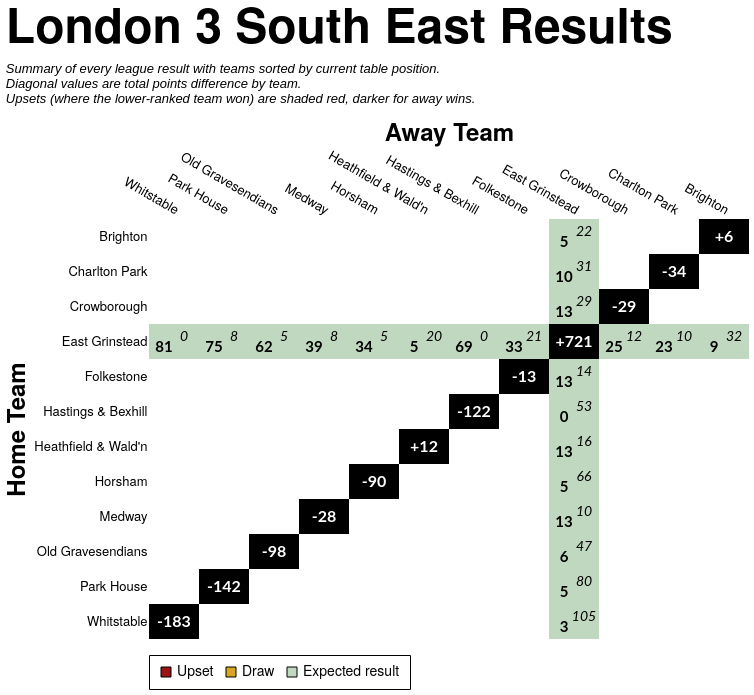

Source (Vega-Lite JSON):
### Vega-Lite specification from a JSON file in a GitHub repository (floating-point values rounded to 4 significant figures; data arrays with more than 128 entries replaced by an {"elided": "..."} marker saying what was removed)
{"config": {"axis": {"labelFont": "PT Sans Narrow, Helvetica Neue, Helvetica, Arial, sans-serif", "titleFont": "PT Sans Narrow, Helvetica Neue, Helvetica, Arial, sans-serif", "labelFontSize": 13, "titleFontSize": 24, "gridColor": "#202947", "gridOpacity": 0.2, "zindex": 1}, "text": {"font": "Lato, sans-serif"}, "bar": {"cornerRadiusEnd": 5}, "header": {"labelFont": "PT Sans Narrow, Helvetica Neue, Helvetica, Arial, sans-serif", "titleFont": "PT Sans Narrow, Helvetica Neue, Helvetica, Arial, sans-serif", "labelFontSize": 24, "titleFontSize": 28, "labelFontWeight": "bold", "orient": "left"}, "legend": {"labelFont": "PT Sans Narrow, Helvetica Neue, Helvetica, Arial, sans-serif", "titleFont": "PT Sans Narrow, Helvetica Neue, Helvetica, Arial, sans-serif", "labelFontSize": 14, "titleFontSize": 16, "titlePadding": 5, "fillColor": "white", "strokeColor": "black", "padding": 10, "titleFontWeight": "lighter", "titleFontStyle": "italic", "titleColor": "gray", "offset": 10}, "title": {"font": "PT Sans Narrow, Helvetica Neue, Helvetica, Arial, sans-serif", "fontSize": 48, "fontWeight": "bold", "anchor": "start", "align": "center", "titlePadding": 20, "subtitlePadding": 10, "subtitleFontSize": 13, "subtitleColor": "", "subtitleFontStyle": "italic", "offset": 15, "color": "black"}, "axisX": {"labelAngle": 0}, "facet": {"title": null, "header": null, "align": {"row": "each", "column": "each"}, "spacing": 10}, "resolve": {"scale": {"y": "independent", "facet": "independent"}}, "background": "transparent", "scale": {"offsetBandPaddingOuter": 0.2, "offsetBandPaddingInner": 0.1}, "view": {"stroke": null, "background": "transparent"}}, "layer": [{"data": {"name": "data-0cecfc697c5ad8fe0c7d2abf846cad56"}, "mark": {"type": "rect"}, "encoding": {"color": {"field": "unexpected_result", "legend": {"labelExpr": "datum.value === 'Upset (Away Win)' ? 'Upset' : datum.value", "labelLimit": 220, "offset": 16, "orient": "bottom", "symbolStrokeColor": "black", "symbolStrokeWidth": 1, "values": ["Upset (Away Win)", "Draw", "Expected result"]}, "scale": {"domain": ["Expected result", "Upset (Home Win)", "Upset (Away Win)", "Draw", "To be played", "N/A"], "range": ["#146f1444", "#991515bb", "#991515", "goldenrod", "white", "black"]}, "title": null, "type": "nominal"}, "opacity": {"condition": {"test": "datum.home_team == param_21.home_team || datum.away_team == param_21.home_team || !isValid(param_21.home_team)", "value": 1.0}, "value": 0.1}, "tooltip": [{"field": "home_team", "title": "Home", "type": "nominal"}, {"field": "away_team", "title": "Away", "type": "nominal"}, {"field": "home_score_text", "title": "Home Score", "type": "nominal"}, {"field": "away_score_text", "title": "Away Score", "type": "nominal"}, {"field": "result", "title": "Result", "type": "nominal"}, {"field": "unexpected_result", "title": "Unexpectedness", "type": "nominal"}, {"field": "date", "format": "%d %b %Y", "title": "Date", "type": "temporal"}], "x": {"axis": {"domain": false, "grid": false, "labelAngle": 30, "orient": "top", "ticks": false}, "field": "away_team", "sort": ["Whitstable", "Park House", "Old Gravesendians", "Medway", "Horsham", "Heathfield & Wald'n", "Hastings & Bexhill", "Folkestone", "East Grinstead", "Crowborough", "Charlton Park", "Brighton"], "title": "Away Team", "type": "nominal"}, "y": {"axis": {"domain": false, "grid": false, "ticks": false}, "field": "home_team", "sort": ["Brighton", "Charlton Park", "Crowborough", "East Grinstead", "Folkestone", "Hastings & Bexhill", "Heathfield & Wald'n", "Horsham", "Medway", "Old Gravesendians", "Park House", "Whitstable"], "title": "Home Team", "type": "nominal"}}, "name": "view_22"}, {"data": {"name": "data-0cecfc697c5ad8fe0c7d2abf846cad56"}, "mark": {"type": "text", "fontStyle": "italic", "size": 14, "xOffset": 10, "yOffset": -5}, "encoding": {"color": {"condition": {"test": "(datum.home_team == param_21.home_team || datum.away_team == param_21.home_team || !isValid(param_21.home_team)) && datum.unexpected_result == 'Expected result'", "value": "black"}, "value": "white"}, "text": {"field": "away_score_text", "type": "nominal"}, "x": {"field": "away_team", "sort": ["Whitstable", "Park House", "Old Gravesendians", "Medway", "Horsham", "Heathfield & Wald'n", "Hastings & Bexhill", "Folkestone", "East Grinstead", "Crowborough", "Charlton Park", "Brighton"], "type": "nominal"}, "y": {"field": "home_team", "sort": ["Brighton", "Charlton Park", "Crowborough", "East Grinstead", "Folkestone", "Hastings & Bexhill", "Heathfield & Wald'n", "Horsham", "Medway", "Old Gravesendians", "Park House", "Whitstable"], "type": "nominal"}}, "transform": [{"filter": "datum.away_score_text != '' && datum.away_score_text != 'WO'"}]}, {"data": {"name": "data-0cecfc697c5ad8fe0c7d2abf846cad56"}, "mark": {"type": "text", "size": 12, "xOffset": 10, "yOffset": -5}, "encoding": {"color": {"condition": {"test": "(datum.home_team == param_21.home_team || datum.away_team == param_21.home_team || !isValid(param_21.home_team)) && datum.unexpected_result == 'Expected result'", "value": "black"}, "value": "white"}, "text": {"field": "away_score_text", "type": "nominal"}, "x": {"field": "away_team", "sort": ["Whitstable", "Park House", "Old Gravesendians", "Medway", "Horsham", "Heathfield & Wald'n", "Hastings & Bexhill", "Folkestone", "East Grinstead", "Crowborough", "Charlton Park", "Brighton"], "type": "nominal"}, "y": {"field": "home_team", "sort": ["Brighton", "Charlton Park", "Crowborough", "East Grinstead", "Folkestone", "Hastings & Bexhill", "Heathfield & Wald'n", "Horsham", "Medway", "Old Gravesendians", "Park House", "Whitstable"], "type": "nominal"}}, "transform": [{"filter": "datum.away_score_text == 'WO'"}]}, {"data": {"name": "data-0cecfc697c5ad8fe0c7d2abf846cad56"}, "mark": {"type": "text", "fontWeight": "bold", "size": 15, "xOffset": -10, "yOffset": 5}, "encoding": {"color": {"condition": {"test": "(datum.home_team == param_21.home_team || datum.away_team == param_21.home_team || !isValid(param_21.home_team)) && datum.unexpected_result == 'Expected result'", "value": "black"}, "value": "white"}, "text": {"field": "home_score_text", "type": "nominal"}, "x": {"field": "away_team", "sort": ["Whitstable", "Park House", "Old Gravesendians", "Medway", "Horsham", "Heathfield & Wald'n", "Hastings & Bexhill", "Folkestone", "East Grinstead", "Crowborough", "Charlton Park", "Brighton"], "type": "nominal"}, "y": {"field": "home_team", "sort": ["Brighton", "Charlton Park", "Crowborough", "East Grinstead", "Folkestone", "Hastings & Bexhill", "Heathfield & Wald'n", "Horsham", "Medway", "Old Gravesendians", "Park House", "Whitstable"], "type": "nominal"}}, "transform": [{"filter": "datum.home_score_text != '' && datum.home_score_text != 'WO'"}]}, {"data": {"name": "data-0cecfc697c5ad8fe0c7d2abf846cad56"}, "mark": {"type": "text", "size": 12, "xOffset": -10, "yOffset": 5}, "encoding": {"color": {"condition": {"test": "(datum.home_team == param_21.home_team || datum.away_team == param_21.home_team || !isValid(param_21.home_team)) && datum.unexpected_result == 'Expected result'", "value": "black"}, "value": "white"}, "text": {"field": "home_score_text", "type": "nominal"}, "x": {"field": "away_team", "sort": ["Whitstable", "Park House", "Old Gravesendians", "Medway", "Horsham", "Heathfield & Wald'n", "Hastings & Bexhill", "Folkestone", "East Grinstead", "Crowborough", "Charlton Park", "Brighton"], "type": "nominal"}, "y": {"field": "home_team", "sort": ["Brighton", "Charlton Park", "Crowborough", "East Grinstead", "Folkestone", "Hastings & Bexhill", "Heathfield & Wald'n", "Horsham", "Medway", "Old Gravesendians", "Park House", "Whitstable"], "type": "nominal"}}, "transform": [{"filter": "datum.home_score_text == 'WO'"}]}, {"data": {"name": "data-f3b794a8849445b17f8d8e2865b893db"}, "mark": {"type": "text", "color": "white", "fontWeight": "bold", "size": 16}, "encoding": {"text": {"field": "display_text", "type": "nominal"}, "tooltip": [{"field": "home_team", "title": "Team", "type": "nominal"}, {"field": "display_text", "title": "Points Difference", "type": "nominal"}], "x": {"field": "away_team", "sort": ["Whitstable", "Park House", "Old Gravesendians", "Medway", "Horsham", "Heathfield & Wald'n", "Hastings & Bexhill", "Folkestone", "East Grinstead", "Crowborough", "Charlton Park", "Brighton"], "type": "nominal"}, "y": {"field": "home_team", "sort": ["Brighton", "Charlton Park", "Crowborough", "East Grinstead", "Folkestone", "Hastings & Bexhill", "Heathfield & Wald'n", "Horsham", "Medway", "Old Gravesendians", "Park House", "Whitstable"], "type": "nominal"}}}], "height": {"step": 35}, "params": [{"name": "param_21", "select": {"type": "point", "clear": "dblclick", "fields": ["home_team"], "on": "click"}, "value": null, "views": ["view_22"]}], "title": {"text": "London 3 South East Results", "subtitle": ["Summary of every league result with teams sorted by current table position.", "Diagonal values are total points difference by team.", "Upsets (where the lower-ranked team won) are shaded red, darker for away wins."]}, "width": {"step": 50}, "$schema": "https://vega.github.io/schema/vega-lite/v5.20.1.json", "datasets": {"data-0cecfc697c5ad8fe0c7d2abf846cad56": {"elided": "144 records"}, "data-f3b794a8849445b17f8d8e2865b893db": [{"home_team": "Brighton", "away_team": "Brighton", "match_id": null, "date": "", "home_score": null, "away_score": null, "home_walkover": null, "away_walkover": null, "result": "N/A", "home_score_text": "", "away_score_text": "", "wo_result": "", "score_text": "", "display_text": "+6", "is_diagonal": true, "result_simple": "N/A", "unexpected_result": "N/A", "unexpected_opacity": 1.0}, {"home_team": "Charlton Park", "away_team": "Charlton Park", "match_id": null, "date": "", "home_score": null, "away_score": null, "home_walkover": null, "away_walkover": null, "result": "N/A", "home_score_text": "", "away_score_text": "", "wo_result": "", "score_text": "", "display_text": "-34", "is_diagonal": true, "result_simple": "N/A", "unexpected_result": "N/A", "unexpected_opacity": 1.0}, {"home_team": "Crowborough", "away_team": "Crowborough", "match_id": null, "date": "", "home_score": null, "away_score": null, "home_walkover": null, "away_walkover": null, "result": "N/A", "home_score_text": "", "away_score_text": "", "wo_result": "", "score_text": "", "display_text": "-29", "is_diagonal": true, "result_simple": "N/A", "unexpected_result": "N/A", "unexpected_opacity": 1.0}, {"home_team": "East Grinstead", "away_team": "East Grinstead", "match_id": null, "date": "", "home_score": null, "away_score": null, "home_walkover": null, "away_walkover": null, "result": "N/A", "home_score_text": "", "away_score_text": "", "wo_result": "", "score_text": "", "display_text": "+721", "is_diagonal": true, "result_simple": "N/A", "unexpected_result": "N/A", "unexpected_opacity": 1.0}, {"home_team": "Folkestone", "away_team": "Folkestone", "match_id": null, "date": "", "home_score": null, "away_score": null, "home_walkover": null, "away_walkover": null, "result": "N/A", "home_score_text": "", "away_score_text": "", "wo_result": "", "score_text": "", "display_text": "-13", "is_diagonal": true, "result_simple": "N/A", "unexpected_result": "N/A", "unexpected_opacity": 1.0}, {"home_team": "Hastings & Bexhill", "away_team": "Hastings & Bexhill", "match_id": null, "date": "", "home_score": null, "away_score": null, "home_walkover": null, "away_walkover": null, "result": "N/A", "home_score_text": "", "away_score_text": "", "wo_result": "", "score_text": "", "display_text": "-122", "is_diagonal": true, "result_simple": "N/A", "unexpected_result": "N/A", "unexpected_opacity": 1.0}, {"home_team": "Heathfield & Wald'n", "away_team": "Heathfield & Wald'n", "match_id": null, "date": "", "home_score": null, "away_score": null, "home_walkover": null, "away_walkover": null, "result": "N/A", "home_score_text": "", "away_score_text": "", "wo_result": "", "score_text": "", "display_text": "+12", "is_diagonal": true, "result_simple": "N/A", "unexpected_result": "N/A", "unexpected_opacity": 1.0}, {"home_team": "Horsham", "away_team": "Horsham", "match_id": null, "date": "", "home_score": null, "away_score": null, "home_walkover": null, "away_walkover": null, "result": "N/A", "home_score_text": "", "away_score_text": "", "wo_result": "", "score_text": "", "display_text": "-90", "is_diagonal": true, "result_simple": "N/A", "unexpected_result": "N/A", "unexpected_opacity": 1.0}, {"home_team": "Medway", "away_team": "Medway", "match_id": null, "date": "", "home_score": null, "away_score": null, "home_walkover": null, "away_walkover": null, "result": "N/A", "home_score_text": "", "away_score_text": "", "wo_result": "", "score_text": "", "display_text": "-28", "is_diagonal": true, "result_simple": "N/A", "unexpected_result": "N/A", "unexpected_opacity": 1.0}, {"home_team": "Old Gravesendians", "away_team": "Old Gravesendians", "match_id": null, "date": "", "home_score": null, "away_score": null, "home_walkover": null, "away_walkover": null, "result": "N/A", "home_score_text": "", "away_score_text": "", "wo_result": "", "score_text": "", "display_text": "-98", "is_diagonal": true, "result_simple": "N/A", "unexpected_result": "N/A", "unexpected_opacity": 1.0}, {"home_team": "Park House", "away_team": "Park House", "match_id": null, "date": "", "home_score": null, "away_score": null, "home_walkover": null, "away_walkover": null, "result": "N/A", "home_score_text": "", "away_score_text": "", "wo_result": "", "score_text": "", "display_text": "-142", "is_diagonal": true, "result_simple": "N/A", "unexpected_result": "N/A", "unexpected_opacity": 1.0}, {"home_team": "Whitstable", "away_team": "Whitstable", "match_id": null, "date": "", "home_score": null, "away_score": null, "home_walkover": null, "away_walkover": null, "result": "N/A", "home_score_text": "", "away_score_text": "", "wo_result": "", "score_text": "", "display_text": "-183", "is_diagonal": true, "result_simple": "N/A", "unexpected_result": "N/A", "unexpected_opacity": 1.0}]}}
